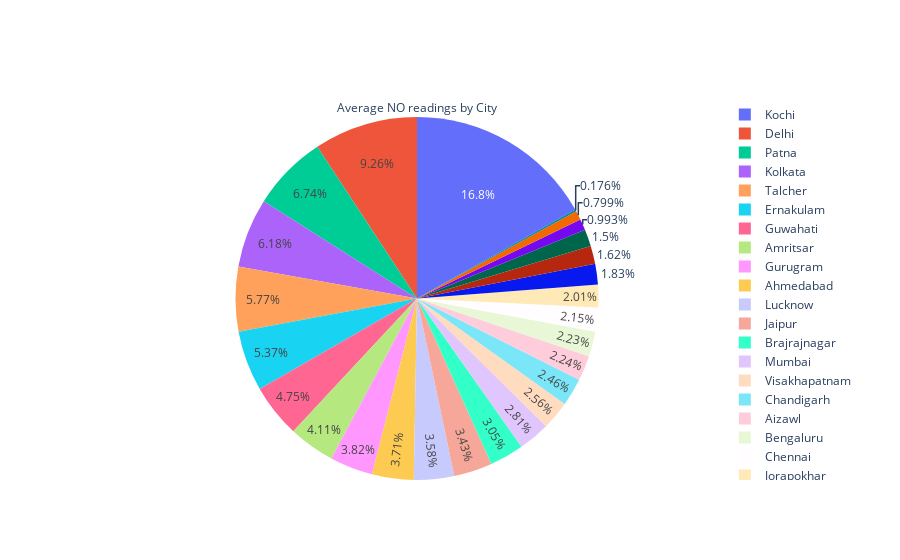

The code cell stored with this chart in its notebook:
### Code cell
# avg readings for NO across all cities (pie chart)
trace3=go.Pie(labels=avg_readings['City'], values=avg_readings['NO'].round(2),
             title='Average NO readings by City')
fig=go.Figure(trace3)
fig.show()

### Figure 1 — Plotly figure (JSON) as saved in the notebook; plotly's stock layout.template omitted (floating-point values rounded to 4 significant figures)
{"data": [{"labels": ["Ahmedabad", "Aizawl", "Amaravati", "Amritsar", "Bengaluru", "Bhopal", "Brajrajnagar", "Chandigarh", "Chennai", "Coimbatore", "Delhi", "Ernakulam", "Gurugram", "Guwahati", "Hyderabad", "Jaipur", "Jorapokhar", "Kochi", "Kolkata", "Lucknow", "Mumbai", "Patna", "Shillong", "Talcher", "Thiruvananthapuram", "Visakhapatnam"], "title": {"text": "Average NO readings by City"}, "type": "pie", "values": [15.63, 9.41, 4.18, 17.3, 9.38, 6.82, 12.82, 10.36, 9.03, 6.33, 38.95, 22.61, 16.09, 20, 7.71, 14.42, 8.47, 70.89, 25.99, 15.05, 11.84, 28.36, 0.74, 24.27, 3.36, 10.76]}], "layout": {}}
